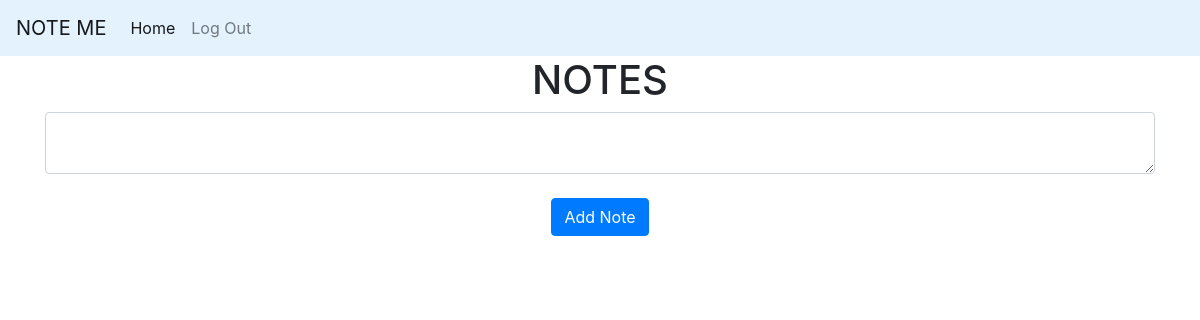
Page / (signed in) on the earlier database version.
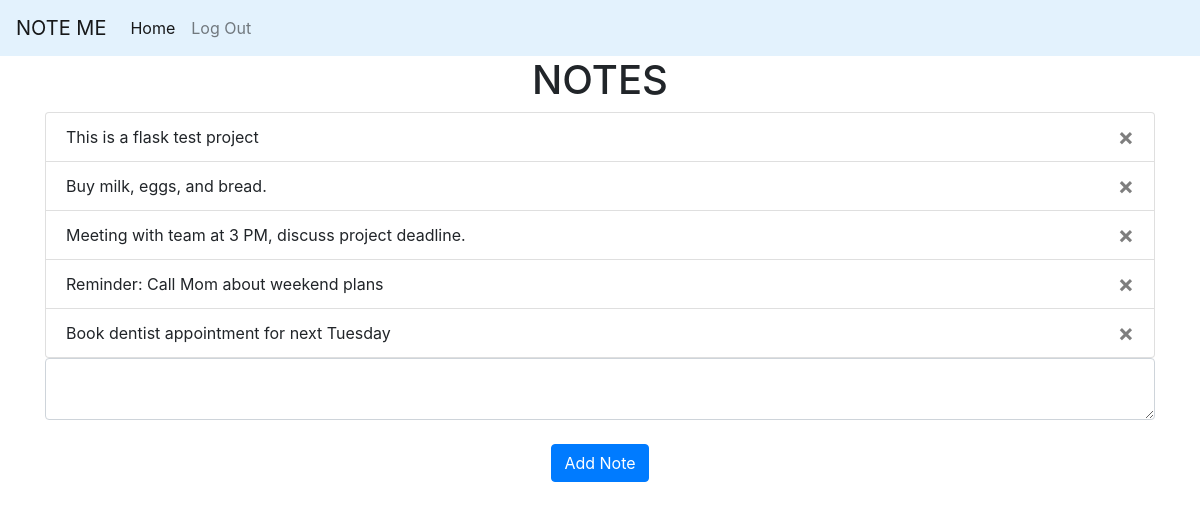
Same page on the later database version.
### website/models.py (models this page shows)
class Note(db.Model):
    id = db.Column(db.Integer, primary_key=True)
    data = db.Column(db.String(10000))
    date = db.Column(db.DateTime(timezone = True), default=func.now())
    user_id = db.Column(db.Integer, db.ForeignKey('user.id'))

### website/views.py (the view, shortened to what this page needs)
@views.route('/', methods=['GET', 'POST'])
@login_required
def home():
    return render_template("home.html", user=current_user)

### website/__init__.py (called while the page is built)
def create_app():
    app = Flask(__name__)
    app.config['SECRET_KEY'] = 'blaa blaaaa'
    app.config['SQLALCHEMY_DATABASE_URI'] = f'sqlite:///{DB_NAME}'
    db.init_app(app)
    from .views import views
    from .auth import auth
    app.register_blueprint(views, url_prefix='/')
    app.register_blueprint(auth, url_prefix='/')
    from .models import User, Note
    create_database(app)
    login_manager = LoginManager()
    login_manager.login_view = 'auth.login'
    login_manager.init_app(app)
    @login_manager.user_loader
    def load_user(id):
        return User.query.get(int(id))
    return app

### website/templates/home.html (shortened to what this page needs)
{% extends "base.html" %}
{% block content %}
    <h1 class="text-center">NOTES</h1>
    <ul class="list-group">
        {% for note in user.notes %}
        <li class="list-group-item">{{ note.data }}
            <a href="/delete/{{note.id}}">
                <button type="button" class="close" >
                <span aria-hidden="true">&times;</span>
                </button>
            </a>
        </li>
        {% endfor %}
    </ul>
    <form method="POST">
        <textarea name="note" id="note" class="form-control"></textarea><br>
        <div align="center">
            <button type="submit" class="btn btn-primary">Add Note</button>
        </div>
    </form>
{% endblock %}

### website/templates/base.html (shortened to what this page needs)
<!DOCTYPE html>
<html lang="en">
<head>
    <link rel="stylesheet" href="https://cdn.jsdelivr.net/npm/bootstrap@4.3.1/dist/css/bootstrap.min.css">
</head>
<body>
    <nav class="navbar navbar-expand-lg navbar-light" style="background-color: #e3f2fd;">
        <a class="navbar-brand" href="#">NOTE ME</a>
        <div class="collapse navbar-collapse" id="navbarNavAltMarkup">
          <div class="navbar-nav">
            {% if user.is_authenticated %}
            <a class="nav-item nav-link active" href="/">Home <span class="sr-only">(current)</span></a>
            <a class="nav-item nav-link" href="/logout">Log Out</a>
            {% else %}
            <a class="nav-item nav-link" href="/login">Login</a>
            <a class="nav-item nav-link" href="/sign-up">Sign Up</a>
            {% endif %}
          </div>
        </div>
      </nav>
    <div class="container">
      {% block content %}
      {% endblock %}
    </div>
</body>
</html>

Differences in the rows shown:
added Note: data "This is a flask test project"
added Note: data "Buy milk, eggs, and bread."
added Note: data "Meeting with team at 3 PM, discuss project deadline."
added Note: data "Reminder: Call Mom about weekend plans"
added Note: data "Book dentist appointment for next Tuesday"
